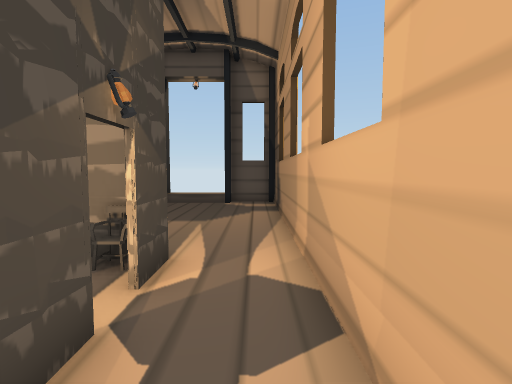
view 1 (above)

14 first-person views from a walk through a Unity game level. The camera is 1.5 m above the floor, tilts 4° down and sees 80° across. Doors are open. The floor is counted in squares, 1 m on a side. Each view is taken from the middle of a square. On the plan, view 1 faces up. The plan holds only what a view shows up to about 15 squares ahead; the rest is blank. The place goes on beyond the plan. Some surface patterns are stand-ins.

view 2
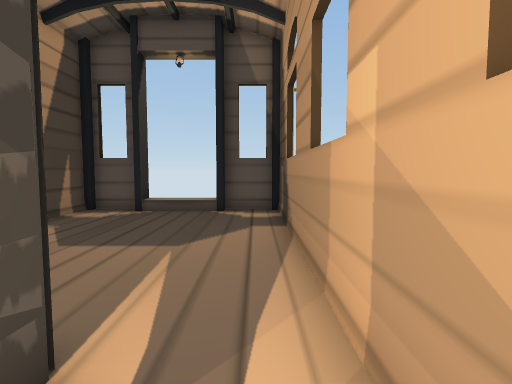

view 3
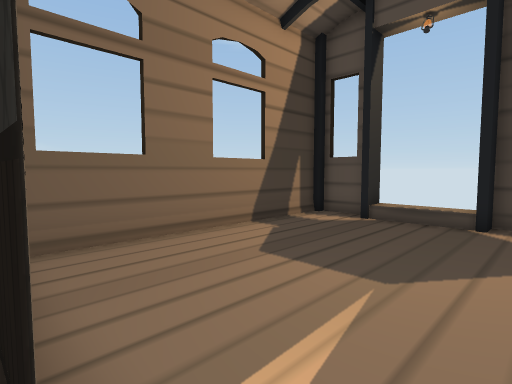

view 4
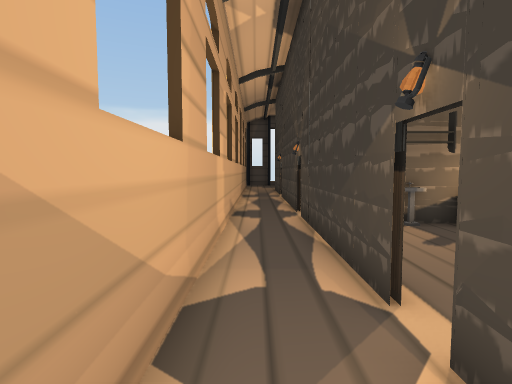

view 5
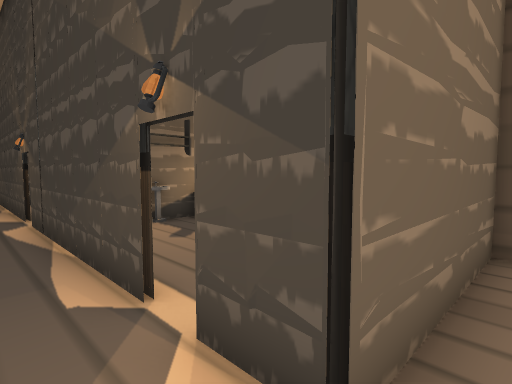

view 6
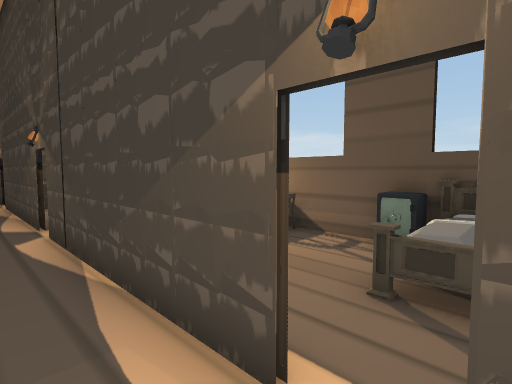

view 7
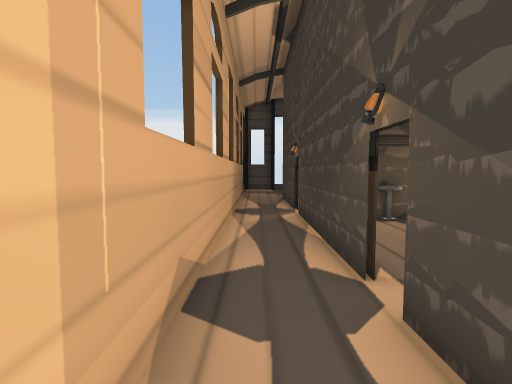

view 8
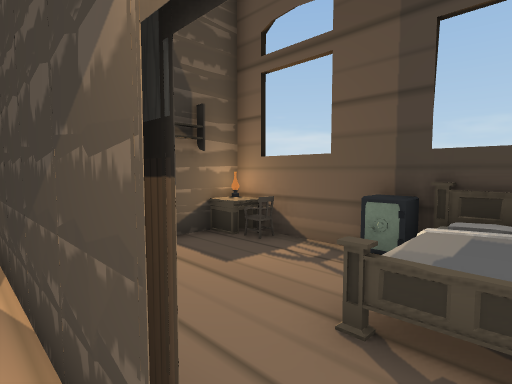

view 9
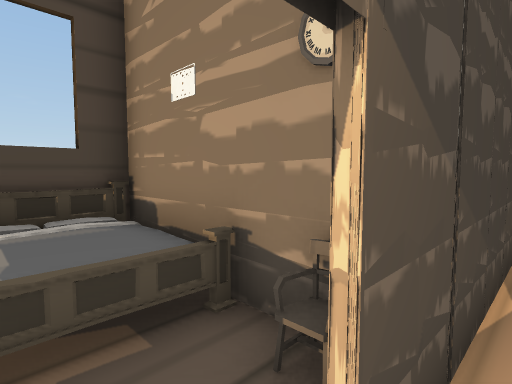

view 10
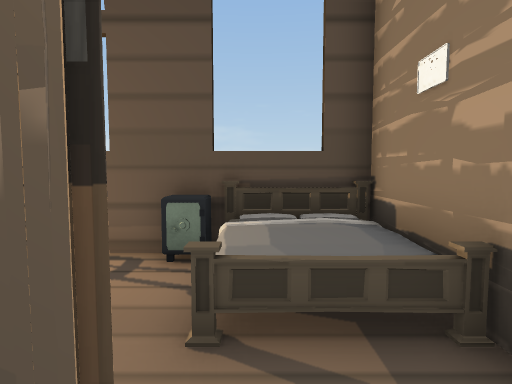

view 11
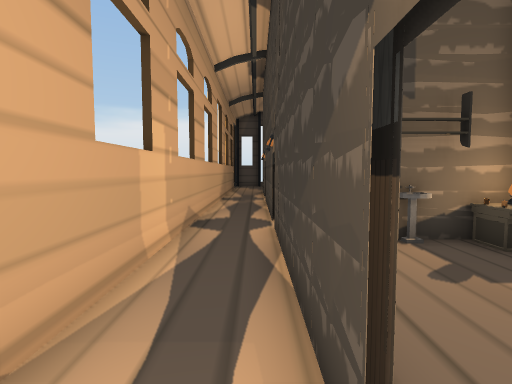

view 12
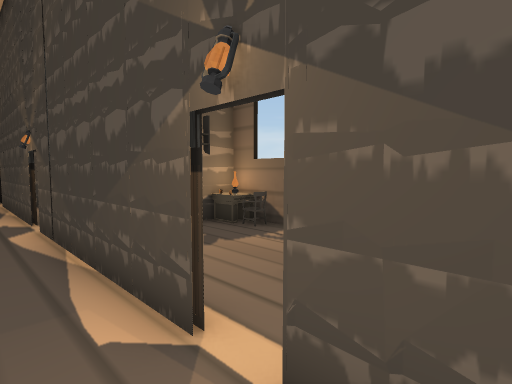

view 13
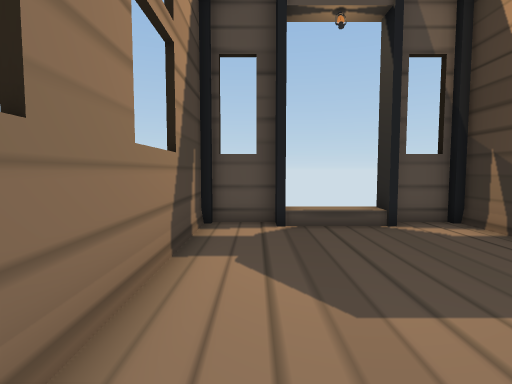

view 14
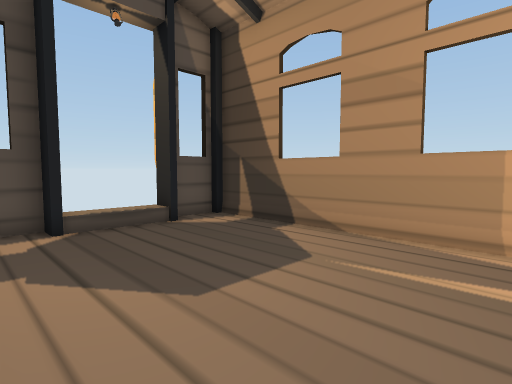

### Floor plan
Points are (right, up) in squares from view 1. A wall is a line through its corners. A room is listed if a view was taken in it or the views show most of it. See-through windows are left out.
Room 1 (views 1, 2, 3, 4, 5, 6, 7, 8, 9, 10, 11, 12, 13, 14)
walls: (-1.5, 4.6) (-1.5, 3.8); (-1.5, 2.8) (-1.5, -4); (-6.6, 5.2) (-2.4, 5.2); (-1.4, -2.7) (-2.6, -2.7); (-4.4, 14) (-4.4, 14.9) (-6.3, 14.9); (-1.5, -5) (-1.5, -9.5); (0.6, 14.9) (-1.5, 14.9) (-1.5, 14.1); (-6.5, 14.6) (-6.5, 4.9); (0.9, -10.5) (0.9, 14.6)
ways out: open door at (-2, -8.5) to room 2; open door at (-2, -5) to room 2; open door at (-2, 0) to room 3; open door at (-2, 3.5) to room 3; open door at (-3, 14.5)
objects: other object (-2, -3); chair (-2, 5); chair (-1, -3)
Room 2 (no view inside)
walls: (-2.6, -2.7) (-3.5, -2.7); (-6.5, -0.6) (-6.5, -10.3) (-4.4, -10.3)
ways out: open door at (-2, -8.5) to room 1; open door at (-2, -5) to room 1; opening at (-4, -1) to room 3
objects: chair (-6, -9); other object (-6, -6); bed (-6, -5) to (-4, -3); other object (-6, -2); chair (-6, -1); sink (-5, -2) to (-4, -2); sink (-4, -10)
Room 3 (no view inside)
walls: (-3.4, 5.1) (-6.6, 5.1); (-2.4, 5.1) (-3.1, 5.1); (-6.5, 4.9) (-6.5, -0.6)
ways out: open door at (-2, 0) to room 1; open door at (-2, 3.5) to room 1; opening at (-4, -1) to room 2
objects: bed (-6, 2) to (-4, 4)

Where each view was taken, in squares from view 1:
view 1: 0 up, 0 right, facing up
view 2: 3 up, 0 right, facing up
view 3: 5 up, 0 right, facing up-left
view 4: 6 up, 0 right, facing down
view 5: 6 up, 0 right, facing down-left
view 6: 4 up, 0 right, facing down-left
view 7: 1 down, 0 right, facing down
view 8: 4 down, 1 left, facing down-left
view 9: 5 down, 1 left, facing up-left
view 10: 3 up, 1 left, facing left
view 11: 4 up, 1 left, facing down
view 12: 5 up, 0 right, facing down-left
view 13: 6 up, 5 left, facing up
view 14: 6 up, 6 left, facing up-right
